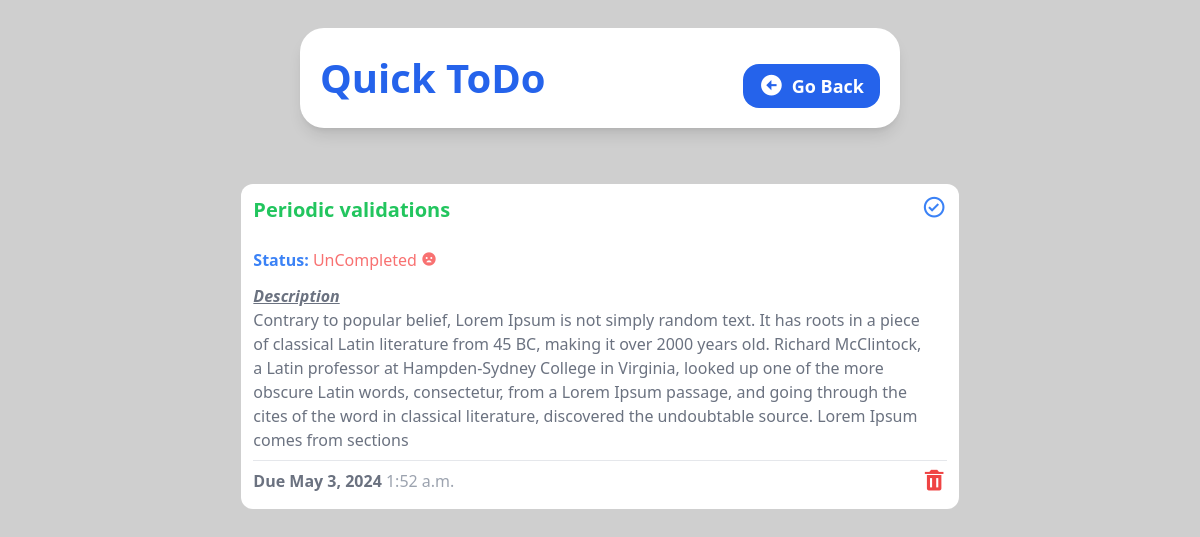
Page /detail/8 on the earlier database version.
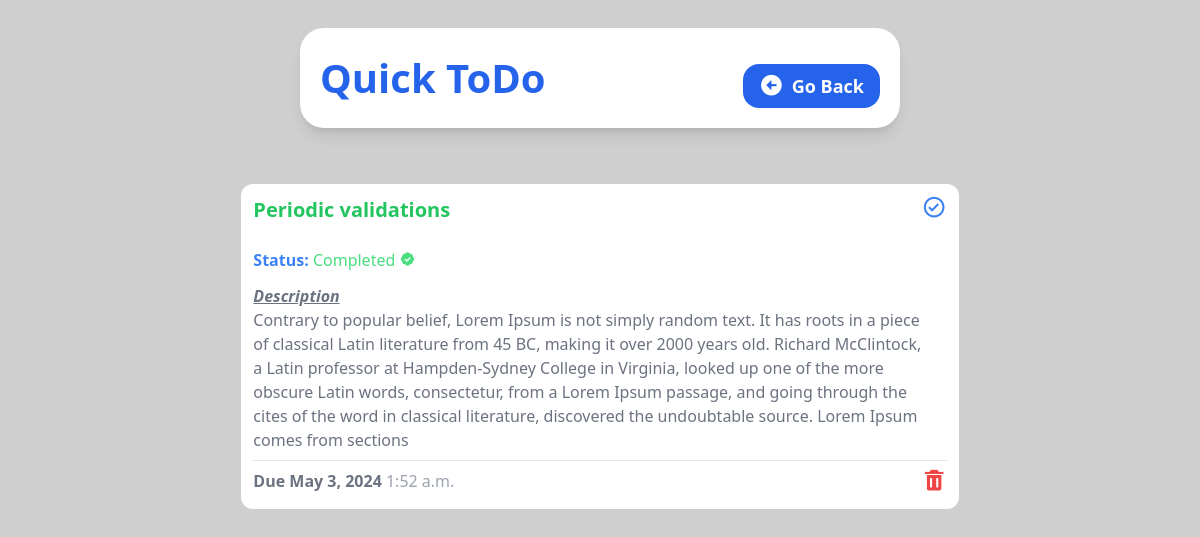
Same page on the later database version.
### tasks/views.py (the view)
# urls.py: path('detail/<str:task_id>', views.task_detail, name="task_detail"),
def task_detail(request, task_id):
    task = Task.objects.get(id=task_id)
    context = {
        'task': task,
    }
    return render(request, 'tasks/task_detail.html', context)

### tasks/templates/tasks/task_detail.html (shortened to what this page needs)
{% load static %}
<!DOCTYPE html>
<html lang="en">
  <head>
    <link
      href="https://unpkg.com/boxicons@2.1.4/css/boxicons.min.css"
      rel="stylesheet"
    />
    <link rel="stylesheet" href="{% static 'style.css' %}" />
  </head>
  <body
    class="bg-[#cfcfcf] flex flex-col items-center justify-center gap-4 h-screen"
  >
    <header
      class="bg-white shadow-lg w-10/12 h-auto rounded-3xl flex flex-col sm:flex-row justify-between items-center p-5 m-7 md:w-3/6"
    >
      <h1 class="text-blue-600 font-bold text-[40px]">Quick ToDo</h1>
      <a
        class="bg-blue-600 py-2 px-4 text-white font-semibold rounded-2xl text-lg mt-4 flex items-center gap-2"
        href="{% url 'home' %}"
      >
        <i class="bx bxs-left-arrow-circle bx-sm"></i> Go Back
      </a>
    </header>
    <section
      class="flex flex-1 flex-wrap justify-center gap-3 bg-[#fff0] w-10/12 md:w-11/12 h-full mb-3 rounded-2xl p-3 overflow-y-auto scrollbar-hide"
    >
      <div class="w-full md:w-4/6 flex flex-col bg-white h-fit rounded-xl p-3">
        <div class="flex flex-row justify-between">
          <div>
            <h1 class="text-green-500 font-semibold text-xl">
              {{ task.title }}
            </h1>
            <br />
            <h2 class="text-blue-500 font-bold">
              Status: {% if task.completed %}
              <span class="font-medium text-green-400"
                >Completed <i class="bx bxs-badge-check"></i
              ></span>
              {% else %}
              <span class="font-medium text-red-400"
                >UnCompleted <i class="bx bxs-sad"></i
              ></span>
              {% endif %}
            </h2>
            <h2 class="text-gray-500 font-bold italic underline mt-3">
              Description
            </h2>
            <p class="text-gray-500 text-md">{{ task.description }}</p>
          </div>
          <a href="{% url 'toggle_complete' task.id %}">
            <i class="bx bx-check-circle bx-sm text-blue-500"></i>
          </a>
        </div>
        <hr class="border-t border-gray-200 my-2" />
        <div class="flex flex-row justify-between">
          <h2 class="text-gray-500 font-bold">
            Due {{ task.due_date }}
            <span class="font-medium text-gray-400">{{ task.due_time }}</span>
          </h2>
          <a href="{% url 'delete_task' task.id %}">
            <i class="bx bxs-trash bx-sm text-red-500"></i>
          </a>
        </div>
      </div>
    </section>
  </body>
</html>

Differences in the rows shown:
changed Task "Periodic validations": completed False → True (drawn)
Other differences:
text no longer shown: "UnCompleted"
text now shown: "Completed"
